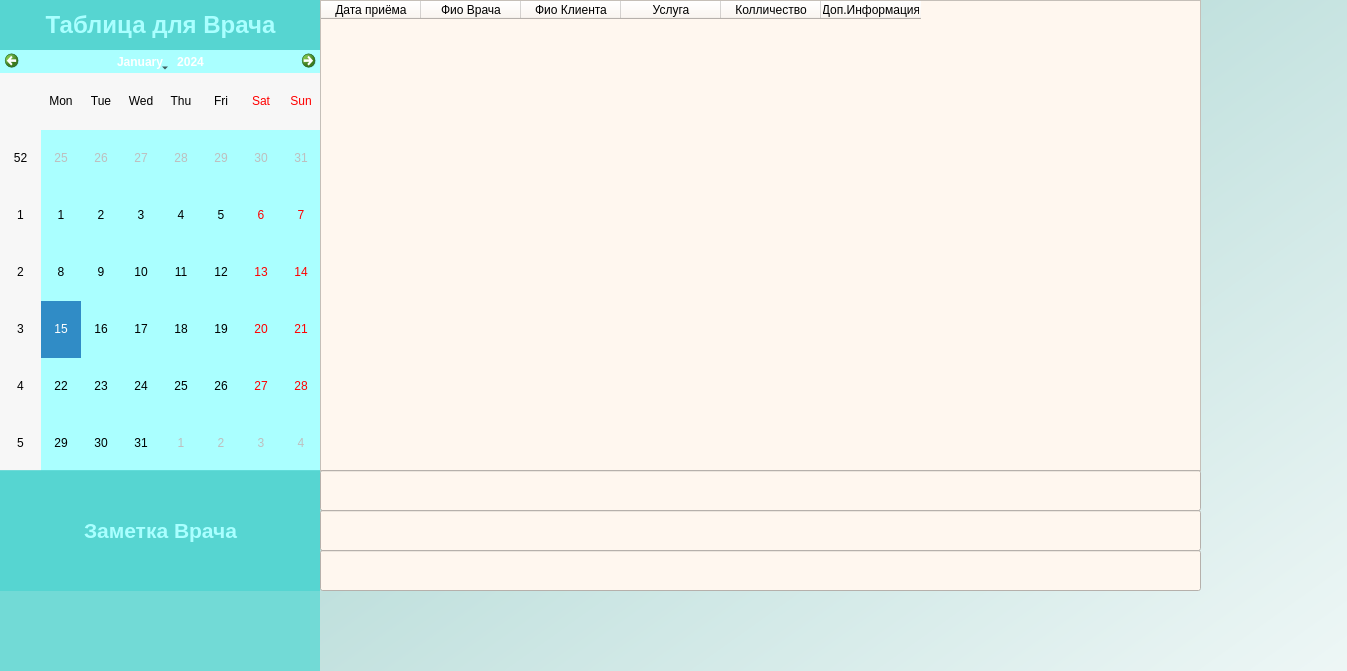
<?xml version="1.0" encoding="UTF-8"?>
<ui version="4.0">
 <class>Dialog</class>
 <widget class="QDialog" name="Dialog">
  <property name="geometry">
   <rect>
    <x>0</x>
    <y>0</y>
    <width>1347</width>
    <height>671</height>
   </rect>
  </property>
  <property name="windowTitle">
   <string>Dialog</string>
  </property>
  <property name="styleSheet">
   <string notr="true">background-color: rgb(170, 255, 255);
background-color: rgb(238, 238, 238);
background-color: rgb(255, 247, 239);</string>
  </property>
  <widget class="QWidget" name="widget" native="true">
   <property name="geometry">
    <rect>
     <x>0</x>
     <y>0</y>
     <width>321</width>
     <height>851</height>
    </rect>
   </property>
   <property name="styleSheet">
    <string notr="true">
background-color: rgb(79,212,208,205);</string>
   </property>
   <widget class="QLabel" name="label">
    <property name="geometry">
     <rect>
      <x>0</x>
      <y>0</y>
      <width>321</width>
      <height>51</height>
     </rect>
    </property>
    <property name="styleSheet">
     <string notr="true">font-size: 24px;
font: bold;
color:rgb(170, 255, 255)</string>
    </property>
    <property name="text">
     <string>&lt;html&gt;&lt;head/&gt;&lt;body&gt;&lt;p align=&quot;center&quot;&gt;&lt;span style=&quot; font-size:18pt;&quot;&gt;Таблица для Врача&lt;/span&gt;&lt;/p&gt;&lt;/body&gt;&lt;/html&gt;</string>
    </property>
   </widget>
   <widget class="QCalendarWidget" name="calendarWidget">
    <property name="geometry">
     <rect>
      <x>0</x>
      <y>50</y>
      <width>321</width>
      <height>421</height>
     </rect>
    </property>
    <property name="styleSheet">
     <string notr="true">background-color: rgb(170, 255, 255);</string>
    </property>
   </widget>
   <widget class="QLabel" name="label_2">
    <property name="geometry">
     <rect>
      <x>0</x>
      <y>470</y>
      <width>321</width>
      <height>121</height>
     </rect>
    </property>
    <property name="styleSheet">
     <string notr="true">color:rgb(170, 255, 255)</string>
    </property>
    <property name="text">
     <string>&lt;html&gt;&lt;head/&gt;&lt;body&gt;&lt;p align=&quot;center&quot;&gt;&lt;span style=&quot; font-size:16pt; font-weight:600;&quot;&gt;Заметка Врача&lt;/span&gt;&lt;/p&gt;&lt;/body&gt;&lt;/html&gt;</string>
    </property>
   </widget>
  </widget>
  <widget class="QWidget" name="bgwidget" native="true">
   <property name="geometry">
    <rect>
     <x>320</x>
     <y>-10</y>
     <width>1241</width>
     <height>861</height>
    </rect>
   </property>
   <property name="styleSheet">
    <string notr="true">QWidget#bgwidget{
background-color:qlineargradient(spread:pad, x1:0.091, y1:0.101636, x2:0.991379, y2:0.977, stop:0 rgba(167,212,208, 255), stop:1 rgba(255, 255, 255, 255));}</string>
   </property>
   <widget class="QTableWidget" name="tableWidget">
    <property name="geometry">
     <rect>
      <x>0</x>
      <y>10</y>
      <width>881</width>
      <height>471</height>
     </rect>
    </property>
    <column>
     <property name="text">
      <string>Дата приёма</string>
     </property>
    </column>
    <column>
     <property name="text">
      <string>Фио Врача</string>
     </property>
    </column>
    <column>
     <property name="text">
      <string>Фио Клиента</string>
     </property>
    </column>
    <column>
     <property name="text">
      <string>Услуга</string>
     </property>
    </column>
    <column>
     <property name="text">
      <string>Колличество</string>
     </property>
    </column>
    <column>
     <property name="text">
      <string>Доп.Информация</string>
     </property>
    </column>
   </widget>
   <widget class="QLineEdit" name="lineEdit_2">
    <property name="geometry">
     <rect>
      <x>0</x>
      <y>560</y>
      <width>881</width>
      <height>41</height>
     </rect>
    </property>
    <property name="text">
     <string/>
    </property>
   </widget>
   <widget class="QLineEdit" name="lineEdit_4">
    <property name="geometry">
     <rect>
      <x>0</x>
      <y>480</y>
      <width>881</width>
      <height>41</height>
     </rect>
    </property>
    <property name="text">
     <string/>
    </property>
   </widget>
   <widget class="QLineEdit" name="lineEdit_6">
    <property name="geometry">
     <rect>
      <x>0</x>
      <y>520</y>
      <width>881</width>
      <height>41</height>
     </rect>
    </property>
    <property name="text">
     <string/>
    </property>
   </widget>
  </widget>
 </widget>
 <resources/>
 <connections/>
</ui>
